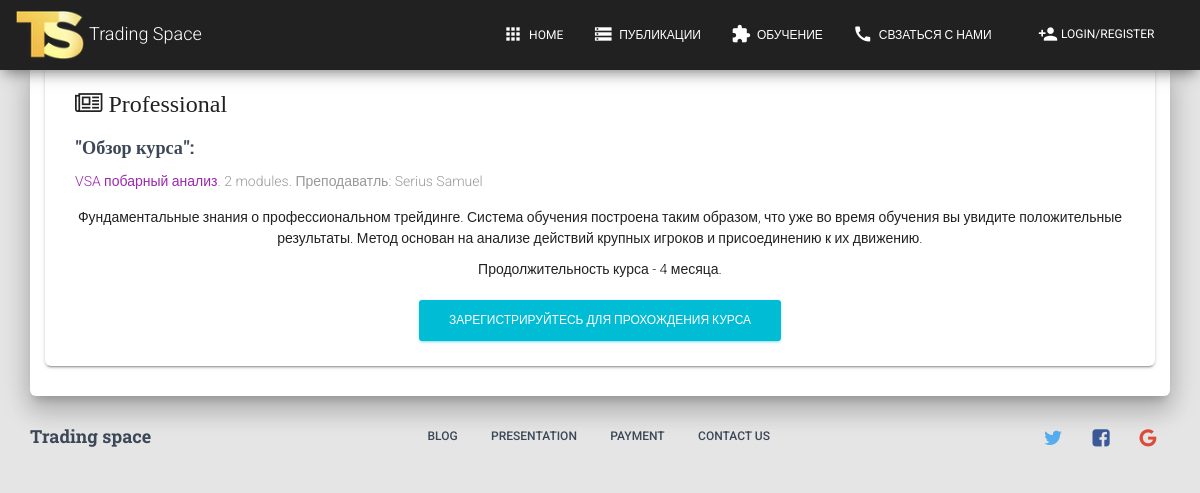
The app's page /course/professional/ with its own data.
### courses/models.py (models this page shows, shortened)
class Course(models.Model):
    owner = models.ForeignKey(User,
                              related_name='courses_created',
                              on_delete=models.CASCADE)
    subject = models.ForeignKey(Subject,
                                related_name='courses',
                                on_delete=models.CASCADE)
    title = models.CharField(max_length=200)
    slug = models.SlugField(max_length=200, unique=True)
    overview = models.TextField()
    created = models.DateTimeField(auto_now_add=True)
    students = models.ManyToManyField(User, related_name='courses_joined', blank=True)
    class Meta:
        verbose_name = 'Курс'
        verbose_name_plural = 'Курсы'
        ordering = ['-created']

class Subject(models.Model):
    title = models.CharField(max_length=200)
    slug = models.SlugField(max_length=200, unique=True)
    class Meta:
        ordering = ['title']
        verbose_name = 'Предмет'
        verbose_name_plural = 'Предметы'

### courses/views.py (the view)
# urls.py: path('<slug:slug>/', views.CourseDetailView.as_view(), name='course_detail'),
class CourseDetailView(DetailView):
    model = Course
    template_name = 'courses/course/detail.html'
    def get_context_data(self, **kwargs):
        context = super(CourseDetailView, self).get_context_data(**kwargs)
        context['enroll_form'] = CourseEnrollForm(initial={'course': self.object})
        return context

### templates/courses/course/detail.html (shortened to what this page needs)
{% extends "base.html" %}
{% block content %}
    {% with subject=course.subject %}
        <div class="content">
            <div class="container-fluid">
                <div class="row">
                    <div class="col-md-12">
                        <div class="card">
                            <div class="card-content">
                                <h5 class="category-social">
                                    <i class="fa fa-newspaper-o">     {{ object.title }}</i>
                                </h5>
                                <h4 class="card-title">
                                    "Обзор курса":
                                </h4>
                                <div class="card-description">
                                    <a href="{% url "course_list_subject" subject.slug %}">
                                        {{ subject.title }}</a>.
                                    {{ course.modules.count }} modules.
                                    Преподаватль: {{ course.owner.get_full_name }}
                                </div>
                                <div class="footer text-center">
                                    {{ object.overview|linebreaks }}
                                    {% if request.user.is_authenticated %}
                                        <form action="{% url "student_enroll_course" %}" method="post">
                                            {{ enroll_form }}
                                            {% csrf_token %}
                                            <input type="submit" class="btn btn-info" value="Записаться на курс">
                                        </form>
                                    {% else %}
                                        <a href="{% url "register" %}" class="btn btn-info">
                                            Зарегистрируйтесь для прохождения курса
                                        </a>
                                    {% endif %}
                                </div>
                            </div>
                        </div>
                    </div>
                </div>
            </div>
        </div>
    {% endwith %}
{% endblock %}

### records on screen
Course: title "Professional", modules.count "2", owner.get_full_name "Serius Samuel", overview "Фундаментальные знания о профессиональном трейдинге. Система обучения построена таким образом, что уже во время обучения вы увидите положительные результаты. Метод основан на анализе действий крупных игроков и присоединению к их движению. Продолжительность курса - 4 месяца."
Subject: title "VSA побарный анализ"
